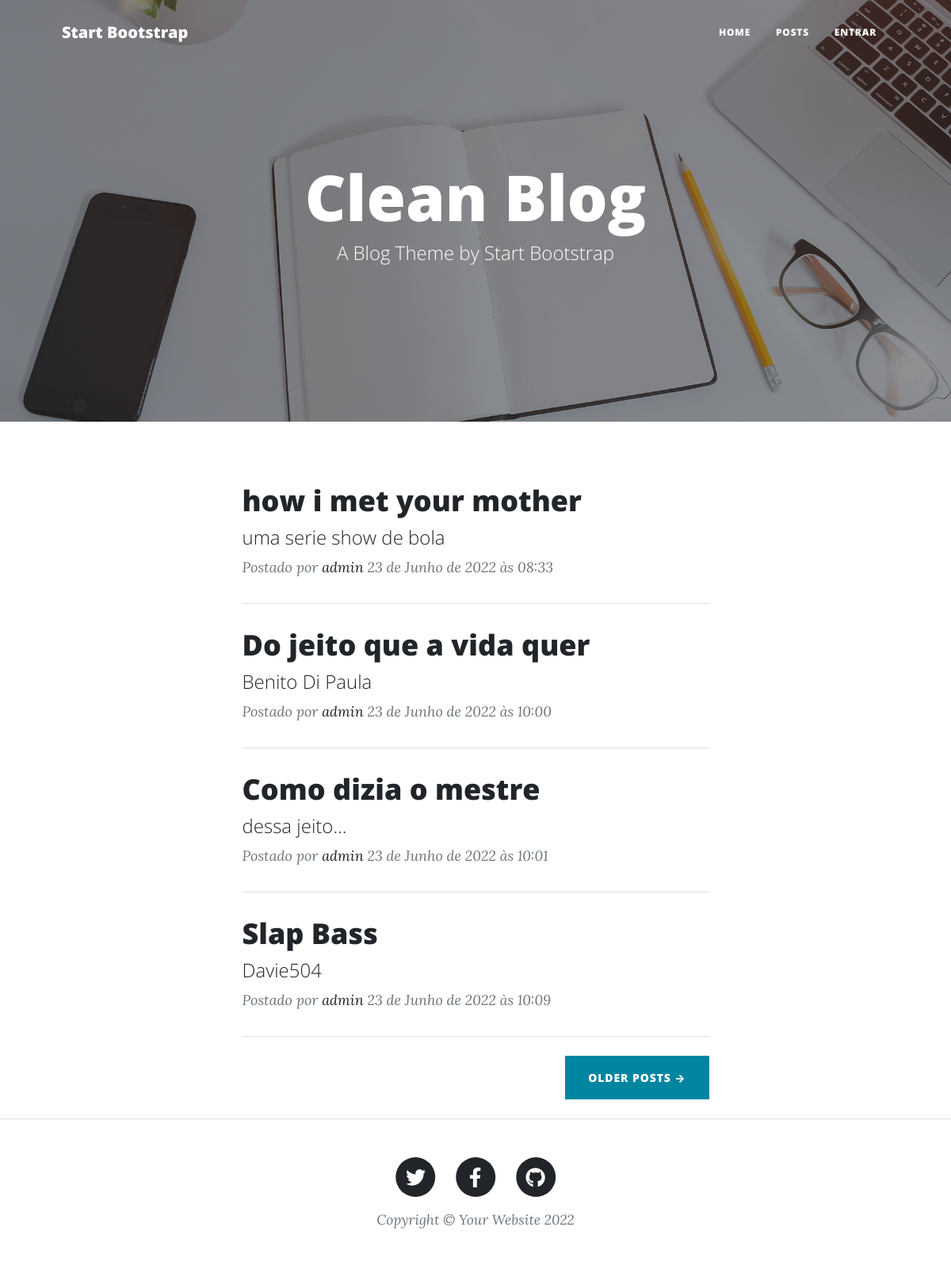
The app's page /posts, older data.
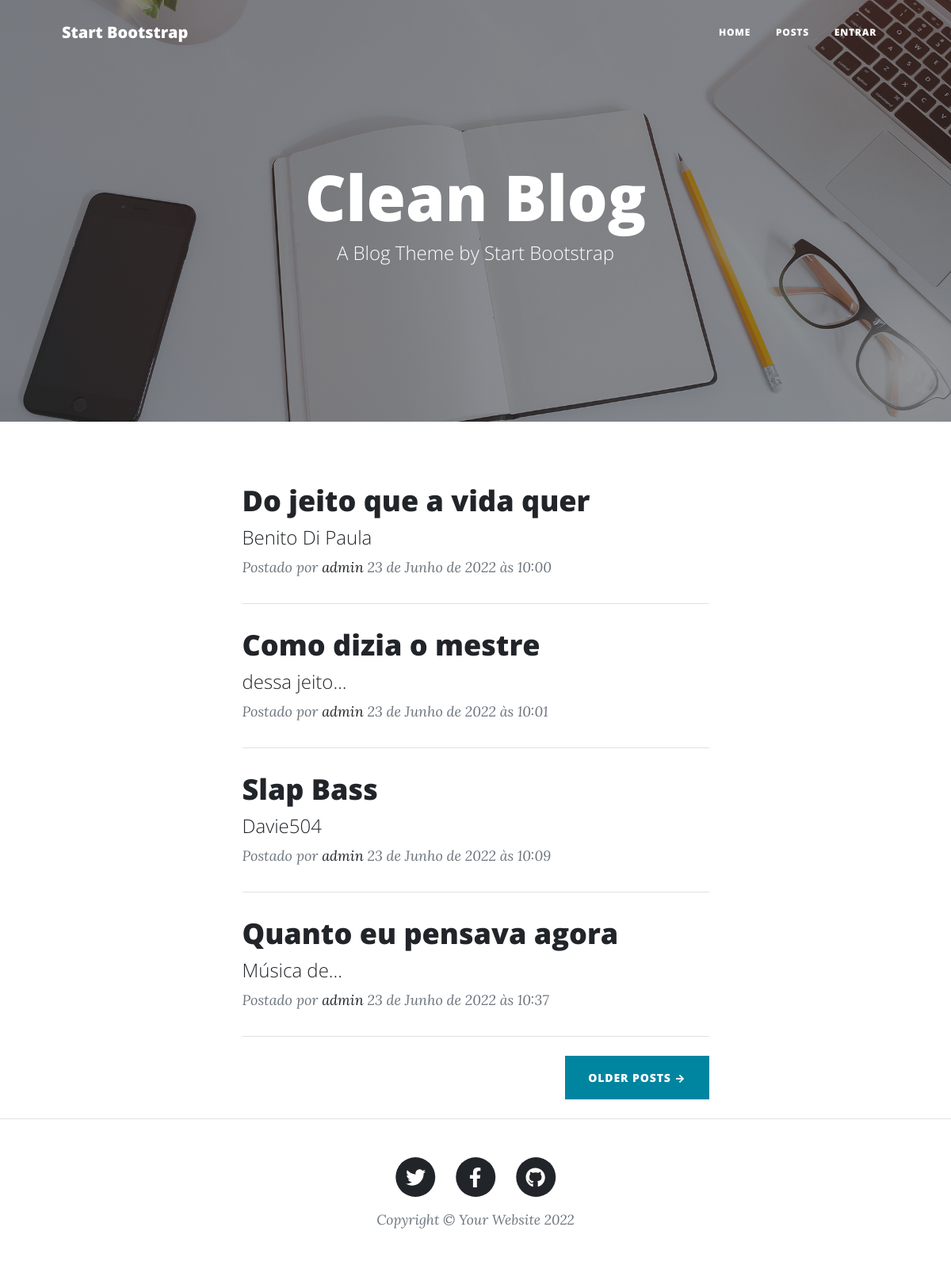
The same page, newer data.
### app/models.py (models this page shows, shortened)
class Post(models.Model):
    STATUS      = (('disponível', 'Disponível'), ('indisponível', 'Indisponível'))
    titulo      = models.CharField(max_length=100)
    subtitulo   = models.CharField(max_length=100)
    slug        = models.SlugField(max_length=100)
    descricao   = models.TextField()
    autor       = models.ForeignKey(User, on_delete=models.CASCADE)
    publicacao  = models.DateTimeField(default=timezone.now)
    atualizacao = models.DateTimeField(auto_now_add=True)
    status      = models.CharField(max_length=12, choices=STATUS, default='indisponível')
    def get_absolute_url(self):
        return reverse('postDetail', args=[self.slug])
    class Meta:
        ordering = ['publicacao']

### app/views.py (the view)
# urls.py: path('posts', views.PostListView.as_view(), name='postList'),
class PostListView(ListView):
    model = Post
    template_name = 'post/post-list.html'

### app/templates/post/post-list.html (shortened to what this page needs)
{% extends 'base.html' %}
{% load static %}
{% block header %}
    <header class="masthead" style="background-image: url({% static 'assets/img/home-bg.jpg' %})">
        <div class="container position-relative px-4 px-lg-5">
            <div class="row gx-4 gx-lg-5 justify-content-center">
                <div class="col-md-10 col-lg-8 col-xl-7">
                    <div class="site-heading">
                        <h1>Clean Blog</h1>
                        <span class="subheading">A Blog Theme by Start Bootstrap</span>
                    </div>
                </div>
            </div>
        </div>
    </header>
{% endblock header %}
{% block content %}
    <div class="post-preview">
        {% for post in object_list %}
            <a href="{{post.get_absolute_url}}">
                <h2 class="post-title">{{post.titulo}}</h2>
                <h4 class="post-subtitle">{{post.subtitulo}}</h4>
            </a>
            <p class="post-meta">
                Postado por
                <a href="#!">{{post.autor}}</a>
                {{post.publicacao}}
            </p>
            <hr class="my-4" />
        {% endfor %}
    </div>
{% endblock content %}

### templates/base.html (shortened to what this page needs)
{% load static %}
<!DOCTYPE html>
<html lang="en">
    <head>
        <link href="{% static 'css/styles.css'%}" rel="stylesheet" />
    </head>
    <body>
        <nav class="navbar navbar-expand-lg navbar-light" id="mainNav">
            <div class="container px-4 px-lg-5">
                <a class="navbar-brand" href="index.html">Start Bootstrap</a>
                <div class="collapse navbar-collapse" id="navbarResponsive">
                    <ul class="navbar-nav ms-auto py-4 py-lg-0">
                        <li class="nav-item"><a class="nav-link px-lg-3 py-3 py-lg-4" href="{% url 'index' %}">Home</a></li>
                        <li class="nav-item"><a class="nav-link px-lg-3 py-3 py-lg-4" href="{% url 'postList' %}">Posts</a></li>
                        {% if user.is_authenticated %}
                            <li class="nav-item"><a class="nav-link px-lg-3 py-3 py-lg-4" href="{% url 'postCreate' %}">Novo Post</a></li>
                            <li class="nav-item"><a class="nav-link px-lg-3 py-3 py-lg-4" href="{% url 'logout' %}">Sair</a></li>
                        {% else %}
                            <li class="nav-item"><a class="nav-link px-lg-3 py-3 py-lg-4" href="{% url 'login' %}">Entrar</a></li>
                        {% endif %}
                    </ul>
                </div>
            </div>
        </nav>
        {% block header %}
        {% endblock header %}
        <div class="container px-4 px-lg-5">
            <div class="row gx-4 gx-lg-5 justify-content-center">
                <div class="col-md-10 col-lg-8 col-xl-7">
                    {% block content %}
                    {% endblock content %}
                    <div class="d-flex justify-content-end mb-4"><a class="btn btn-primary text-uppercase" href="#!">Older Posts →</a></div>
                </div>
            </div>
        </div>
        <footer class="border-top">
            <div class="container px-4 px-lg-5">
                <div class="row gx-4 gx-lg-5 justify-content-center">
                    <div class="col-md-10 col-lg-8 col-xl-7">
                        <ul class="list-inline text-center">
                            <li class="list-inline-item">
                                <a href="#!">
                                    <span class="fa-stack fa-lg">
                                        <i class="fas fa-circle fa-stack-2x"></i>
                                        <i class="fab fa-twitter fa-stack-1x fa-inverse"></i>
                                    </span>
                                </a>
                            </li>
                            <li class="list-inline-item">
                                <a href="#!">
                                    <span class="fa-stack fa-lg">
                                        <i class="fas fa-circle fa-stack-2x"></i>
                                        <i class="fab fa-facebook-f fa-stack-1x fa-inverse"></i>
                                    </span>
                                </a>
                            </li>
                            <li class="list-inline-item">
                                <a href="#!">
                                    <span class="fa-stack fa-lg">
                                        <i class="fas fa-circle fa-stack-2x"></i>
                                        <i class="fab fa-github fa-stack-1x fa-inverse"></i>
                                    </span>
                                </a>
                            </li>
                        </ul>
                        <div class="small text-center text-muted fst-italic">Copyright &copy; Your Website 2022</div>
                    </div>
                </div>
            </div>
        </footer>
    </body>
</html>

Row changes from the older to the newer data that the page shows:
removed Post: titulo "how i met your mother", subtitulo "uma serie show de bola", autor "admin", publicacao "23 de Junho de 2022 às 08:33"
added Post: titulo "Quanto eu pensava agora", subtitulo "Música de...", autor "admin", publicacao "23 de Junho de 2022 às 10:37"
